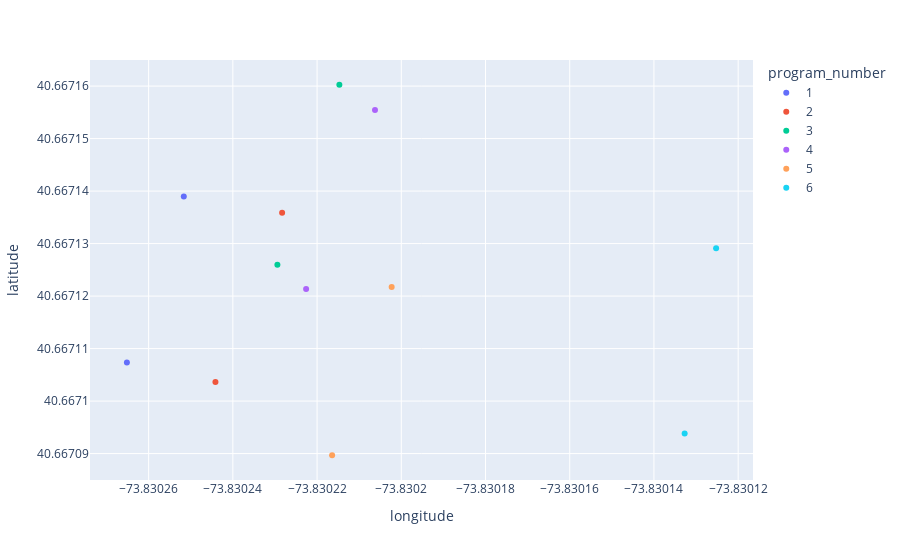

Source (notebook cell):
### Code cell
df = (
    complete
        .loc[
            (complete['track_id'] == 'AQU')
            &
            (complete['race_date'] == '2019-01-01')
            &
            (complete['race_number'] == 8)
            &
            (complete['trakus_index'].isin([12, 13]))
        ]
)
px.scatter(
    df,
    x='longitude',
    y='latitude',
    color='program_number',
    hover_data=['trakus_index'],
    
)

### Figure 1 — Plotly figure (JSON) as saved in the notebook; plotly's stock layout.template omitted (floating-point values rounded to 4 significant figures)
{"data": [{"customdata": [[12], [13]], "hovertemplate": "program_number=1  <br>longitude=%{x}<br>latitude=%{y}<br>trakus_index=%{customdata[0]}<extra></extra>", "legendgroup": "1  ", "marker": {"color": "#636efa", "symbol": "circle"}, "mode": "markers", "name": "1  ", "orientation": "v", "showlegend": true, "type": "scatter", "x": [-73.83, -73.83], "xaxis": "x", "y": [40.67, 40.67], "yaxis": "y"}, {"customdata": [[12], [13]], "hovertemplate": "program_number=2  <br>longitude=%{x}<br>latitude=%{y}<br>trakus_index=%{customdata[0]}<extra></extra>", "legendgroup": "2  ", "marker": {"color": "#EF553B", "symbol": "circle"}, "mode": "markers", "name": "2  ", "orientation": "v", "showlegend": true, "type": "scatter", "x": [-73.83, -73.83], "xaxis": "x", "y": [40.67, 40.67], "yaxis": "y"}, {"customdata": [[12], [13]], "hovertemplate": "program_number=3  <br>longitude=%{x}<br>latitude=%{y}<br>trakus_index=%{customdata[0]}<extra></extra>", "legendgroup": "3  ", "marker": {"color": "#00cc96", "symbol": "circle"}, "mode": "markers", "name": "3  ", "orientation": "v", "showlegend": true, "type": "scatter", "x": [-73.83, -73.83], "xaxis": "x", "y": [40.67, 40.67], "yaxis": "y"}, {"customdata": [[12], [13]], "hovertemplate": "program_number=4  <br>longitude=%{x}<br>latitude=%{y}<br>trakus_index=%{customdata[0]}<extra></extra>", "legendgroup": "4  ", "marker": {"color": "#ab63fa", "symbol": "circle"}, "mode": "markers", "name": "4  ", "orientation": "v", "showlegend": true, "type": "scatter", "x": [-73.83, -73.83], "xaxis": "x", "y": [40.67, 40.67], "yaxis": "y"}, {"customdata": [[12], [13]], "hovertemplate": "program_number=5  <br>longitude=%{x}<br>latitude=%{y}<br>trakus_index=%{customdata[0]}<extra></extra>", "legendgroup": "5  ", "marker": {"color": "#FFA15A", "symbol": "circle"}, "mode": "markers", "name": "5  ", "orientation": "v", "showlegend": true, "type": "scatter", "x": [-73.83, -73.83], "xaxis": "x", "y": [40.67, 40.67], "yaxis": "y"}, {"customdata": [[12], [13]], "hovertemplate": "program_number=6  <br>longitude=%{x}<br>latitude=%{y}<br>trakus_index=%{customdata[0]}<extra></extra>", "legendgroup": "6  ", "marker": {"color": "#19d3f3", "symbol": "circle"}, "mode": "markers", "name": "6  ", "orientation": "v", "showlegend": true, "type": "scatter", "x": [-73.83, -73.83], "xaxis": "x", "y": [40.67, 40.67], "yaxis": "y"}], "layout": {"legend": {"title": {"text": "program_number"}, "tracegroupgap": 0}, "margin": {"t": 60}, "xaxis": {"anchor": "y", "domain": [0, 1], "title": {"text": "longitude"}}, "yaxis": {"anchor": "x", "domain": [0, 1], "title": {"text": "latitude"}}}}
